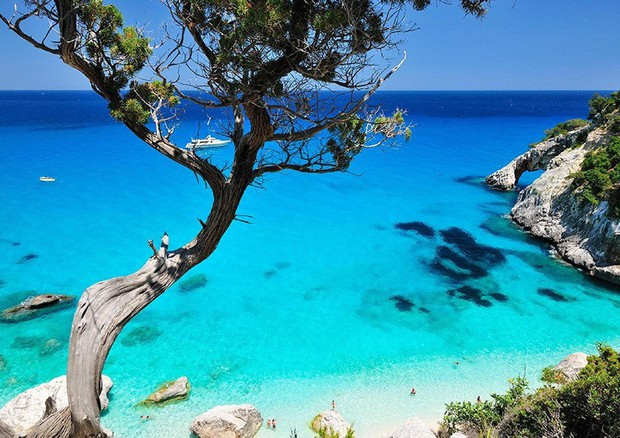
#> input picture M6_computer_vision/d5_edge detection, perspective, morphology/img/mare.jpg, 620 x 438 px
$ jupyter execute 'Morphological Transformations.ipynb'   (shell and % lines are left out)
#> lines starting #> are read from the running program, lines starting #| are printed output that depends on the picture; after the words box and inside, x2 and y2 are one past the last pixel; in counts of white or black regions, pixels touching at a corner belong together
# Computer Vision Morphological Transformations

[cell 1]
import cv2
import numpy as np
import matplotlib.pyplot as plt

## Dilation

[cell 2]
# Create a simple 3 by 3 kernel of ones with numpy
kernel = np.ones((3, 3), dtype="uint8")

[cell 3]
img = cv2.imread('img/mare.jpg')
#> img is the input picture: shape (438, 620, 3); mean B, G, R 175.6, 148.8, 55.9
img_copy = img.copy()
gray_img = cv2.cvtColor(img_copy, cv2.COLOR_BGR2GRAY)
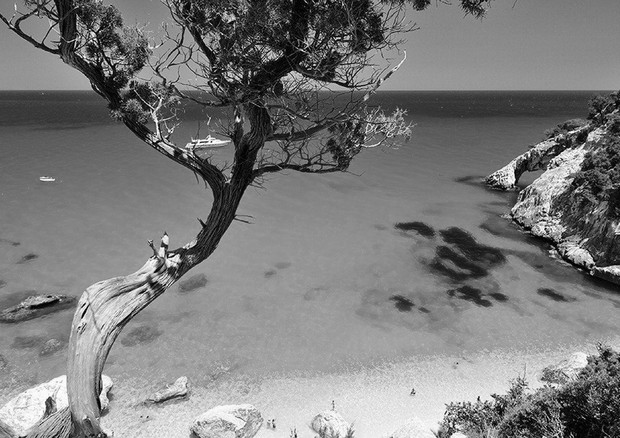
#> gray_img: shape (438, 620); min 0, max 255, mean 124.1
plt.figure(figsize=(10, 8))
plt.imshow(gray_img, cmap="gray");

[cell 4]
# Load an image, threshold it (binary_inverse) and apply dilation with openCV, try different number of iterations
ret, thresh = cv2.threshold(gray_img, 127, 255, cv2.THRESH_BINARY_INV)
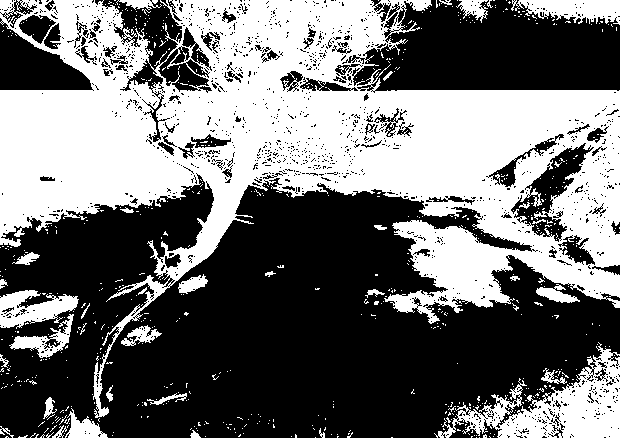
#> thresh: shape (438, 620); 44.3% white; 663 white regions (628 under 20 px), largest, box (x1, y1, x2, y2) and area: (0, 0, 620, 418) 103887, (434, 342, 620, 438) 6699, (511, 0, 620, 25) 1748
dilation_img = cv2.dilate(thresh, kernel, iterations = 1)
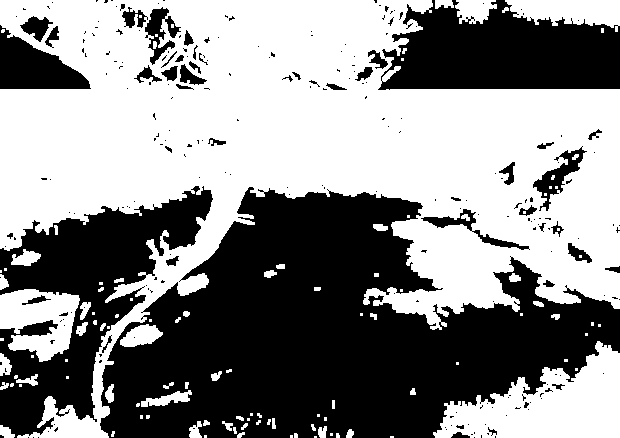
#> dilation_img: shape (438, 620); 54.5% white; 246 black regions (197 under 20 px), largest, box (x1, y1, x2, y2) and area: (100, 187, 620, 438) 76528, (0, 186, 213, 438) 20914, (378, 0, 620, 90) 16000
plt.figure(figsize=(10, 8))
plt.imshow(dilation_img, cmap="gray");

[cell 5]
# Try with bigger kernels (5,5) and (7,7) or bigger and check what is the difference
kernel5 = np.ones((5, 5), dtype="uint8")
dilation_img5 = cv2.dilate(thresh, kernel5, iterations = 1)
#> dilation_img5: shape (438, 620); 59.1% white; 91 black regions (61 under 20 px), largest, box (x1, y1, x2, y2) and area: (101, 191, 620, 438) 72060, (0, 191, 211, 435) 17951, (381, 0, 620, 89) 14823
plt.figure(figsize=(10, 8))
plt.imshow(dilation_img5, cmap="gray");

[cell 6]
kernel7 = np.ones((7, 7), dtype="uint8")
dilation_img7 = cv2.dilate(thresh, kernel7, iterations = 2)
#> dilation_img7: shape (438, 620); 69.6% white; 16 black regions (6 under 20 px), largest, box (x1, y1, x2, y2) and area: (106, 198, 620, 438) 57528, (395, 13, 620, 84) 11895, (12, 200, 206, 297) 7312
plt.figure(figsize=(10, 8))
plt.imshow(dilation_img7, cmap="gray");

[Hint](# "cv2.dilate")

[cell 7]
# Repeat the operation but this time create a special kernel with cv2.getStructuringElement, try different elements
# For example cv2.MORPH_RECT, cv2.MORPH_ELLIPSE and cv2.MORPH_CROSS, etc.
# Compare how the different kernels will affect the image
rect_kernel = cv2.getStructuringElement(cv2.MORPH_RECT, (3, 3))
rect_dilation = cv2.dilate(thresh, rect_kernel)
plt.figure(figsize=(10, 8))
plt.imshow(rect_dilation, cmap="gray");

[cell 8]
# cv2.MORPH_ELLIPSE
ellipse_kernel = cv2.getStructuringElement(cv2.MORPH_ELLIPSE, (5, 5))
ellipse_dilation = cv2.dilate(thresh, ellipse_kernel, iterations = 2)
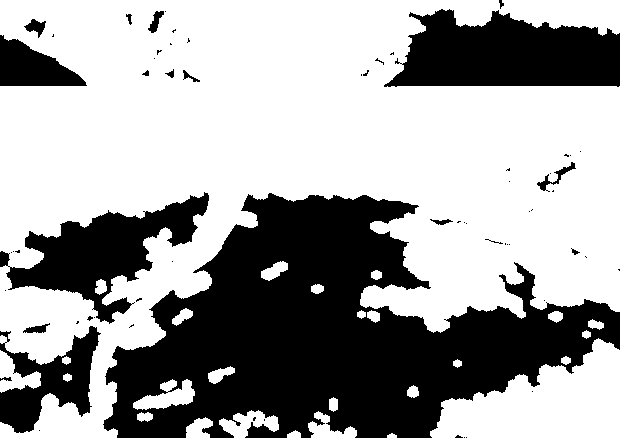
#> ellipse_dilation: shape (438, 620); 63.3% white; 64 black regions (46 under 20 px), largest, box (x1, y1, x2, y2) and area: (103, 193, 620, 438) 67212, (384, 9, 620, 87) 13546, (0, 192, 209, 324) 10188
plt.figure(figsize=(10, 8))
plt.imshow(ellipse_dilation, cmap="gray");

[cell 9]
# cv2.MORPH_CROSS
cross_kernel = cv2.getStructuringElement(cv2.MORPH_CROSS, (7, 7))
cross_dilation = cv2.dilate(thresh, cross_kernel, iterations = 3)
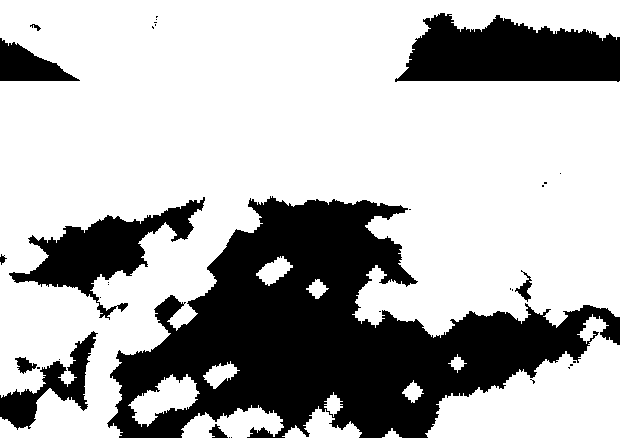
#> cross_dilation: shape (438, 620); 70% white; 33 black regions (23 under 20 px), largest, box (x1, y1, x2, y2) and area: (107, 196, 620, 438) 57438, (395, 13, 620, 82) 11262, (9, 197, 205, 320) 7351
plt.figure(figsize=(10, 8))
plt.imshow(cross_dilation, cmap="gray");

## Erosion

[cell 10]
# Using the same kernels, apply Erosion to the thresholded image, make sure to start with a clean image
#rect_kernel = cv2.getStructuringElement(cv2.MORPH_RECT, (3, 3))
rect_erosion = cv2.erode(thresh, rect_kernel)
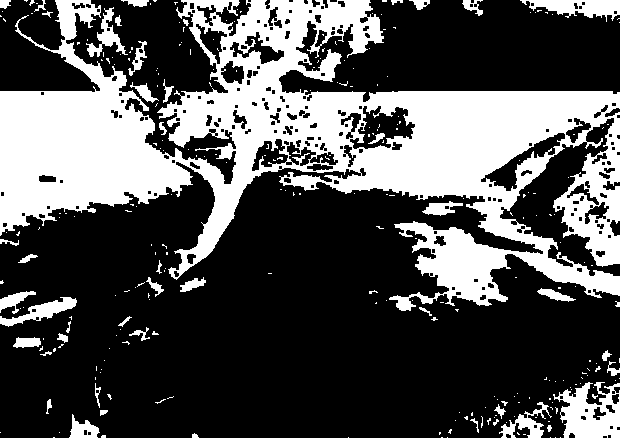
#> rect_erosion: shape (438, 620); 32.2% white; 278 white regions (231 under 20 px), largest, box (x1, y1, x2, y2) and area: (0, 0, 620, 311) 77112, (553, 382, 620, 438) 2327, (520, 0, 620, 22) 1175
plt.figure(figsize=(10, 8))
plt.imshow(rect_erosion, cmap="gray");

[cell 11]
# cv2.MORPH_ELLIPSE
ellipse_erosion = cv2.erode(thresh, ellipse_kernel)
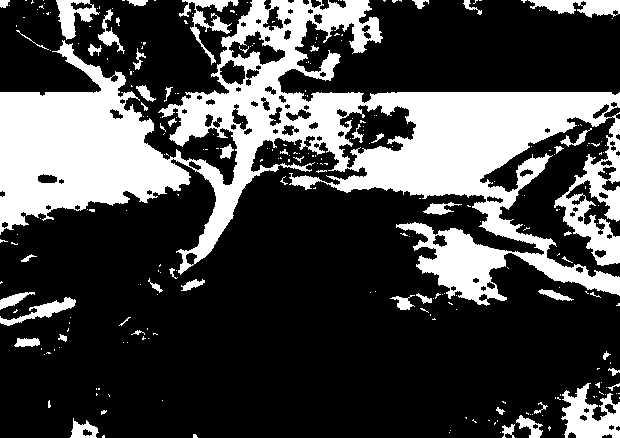
#> ellipse_erosion: shape (438, 620); 28% white; 269 white regions (219 under 20 px), largest, box (x1, y1, x2, y2) and area: (0, 0, 620, 306) 65984, (561, 383, 620, 438) 1883, (528, 0, 620, 18) 1010
plt.figure(figsize=(10, 8))
plt.imshow(ellipse_erosion, cmap="gray");

[cell 12]
# cv2.MORPH_CROSS
cross_erosion = cv2.erode(thresh, cross_kernel)
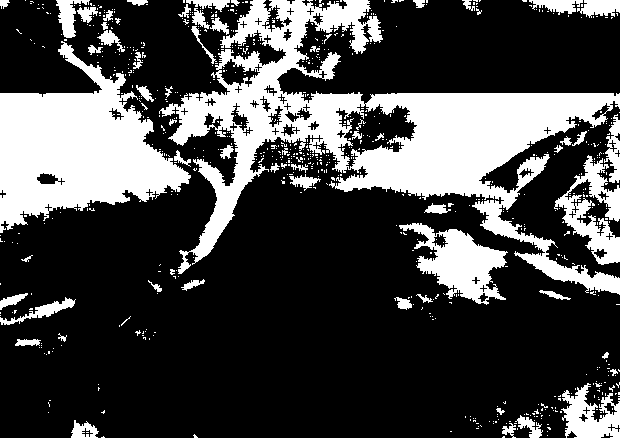
#> cross_erosion: shape (438, 620); 27.4% white; 704 white regions (643 under 20 px), largest, box (x1, y1, x2, y2) and area: (159, 0, 620, 295) 37815, (0, 41, 191, 233) 18665, (399, 223, 508, 305) 4030
plt.figure(figsize=(10, 8))
plt.imshow(cross_erosion, cmap="gray");

[Hint](# "cv2.erode")

## Morphological Transformations: Opening / Closing

[cell 13]
# Apply opening to the thresholded image, experiment with different iterations
open_img = cv2.morphologyEx(thresh, cv2.MORPH_OPEN, rect_kernel, iterations= 2)
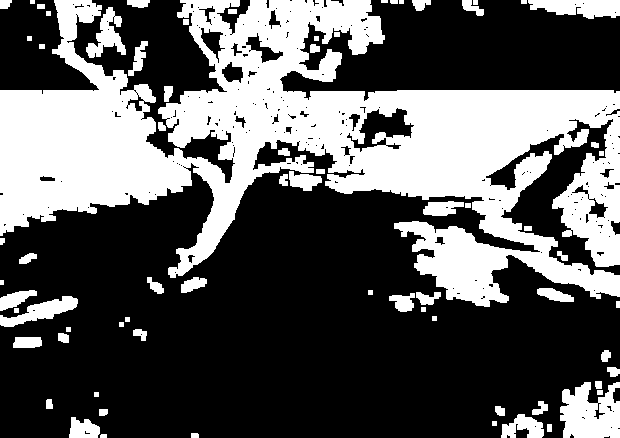
#> open_img: shape (438, 620); 35.8% white; 72 white regions, largest, box (x1, y1, x2, y2) and area: (0, 0, 620, 307) 84163, (560, 382, 620, 438) 2548, (528, 0, 620, 19) 1280
plt.figure(figsize=(10, 8))
plt.imshow(open_img, cmap="gray");

[Hint](# "cv2.morphologyEx with cv2.MORPH_OPEN ")

[cell 14]
# Apply closing to the thresholded image, experiment with different iterations
close_img = cv2.morphologyEx(thresh, cv2.MORPH_CLOSE, ellipse_kernel, iterations= 1)
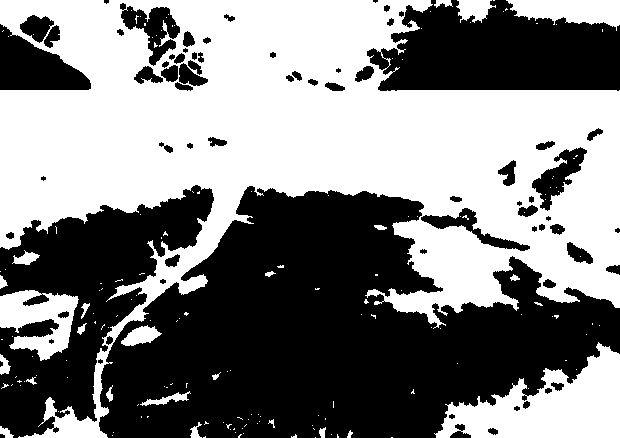
#> close_img: shape (438, 620); 50.7% white; 72 black regions (12 under 20 px), largest, box (x1, y1, x2, y2) and area: (99, 186, 620, 438) 80256, (0, 185, 214, 438) 23527, (367, 0, 620, 91) 17263
plt.figure(figsize=(10, 8))
plt.imshow(close_img, cmap="gray");

$ run again, with M6_computer_vision/d5_edge detection, perspective, morphology/img/notes.png saved as M6_computer_vision/d5_edge detection, perspective, morphology/img/mare.jpg
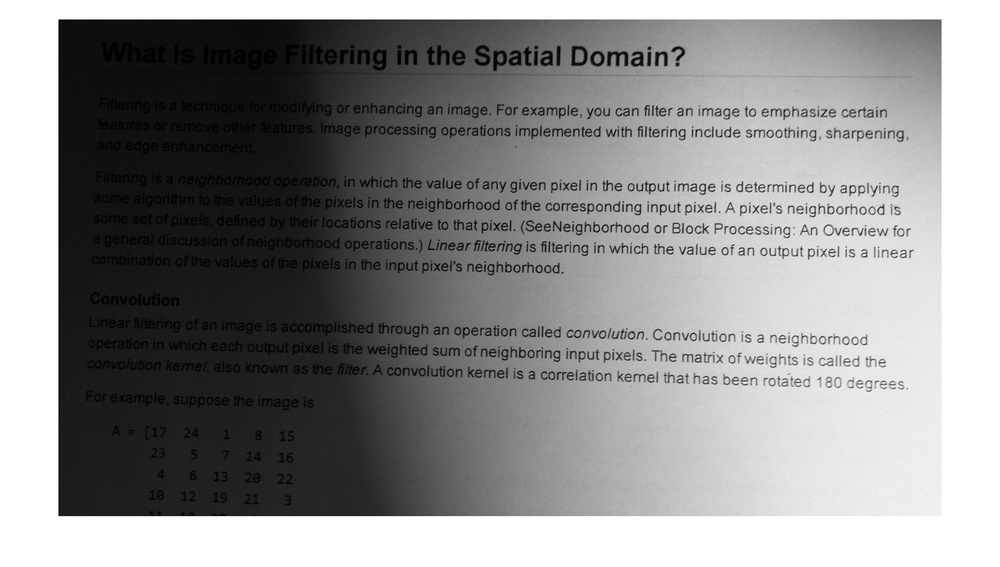
#> input picture M6_computer_vision/d5_edge detection, perspective, morphology/img/notes.png, 1000 x 567 px, shrunk from 1848 x 1048 before the run
#> img is the input picture: shape (567, 1000, 3); min 0, max 255, mean 143
#> `ret, thresh = cv2.threshold(gray_img, 127, 255, cv2.THRESH_BINARY_INV)`:
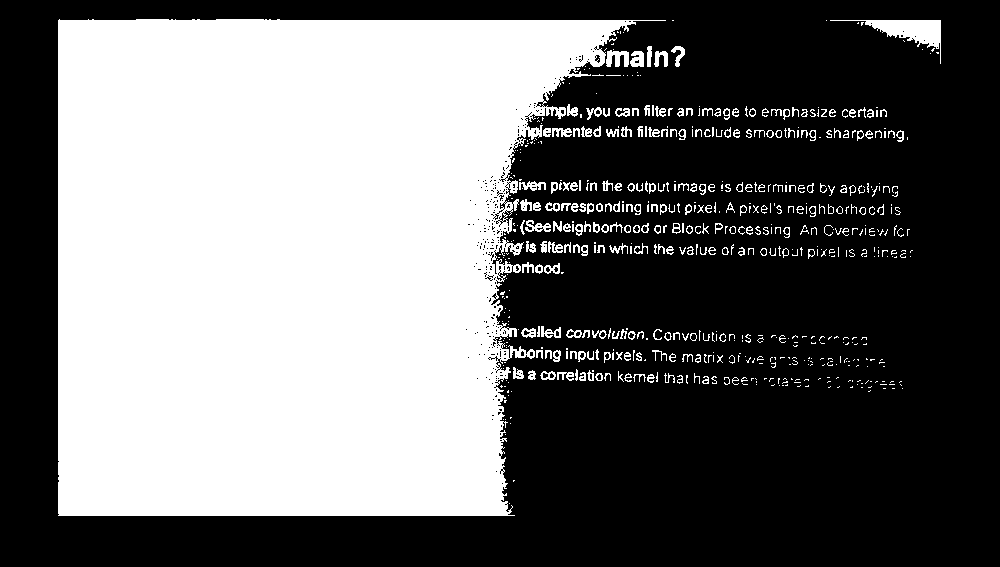
#> thresh: shape (567, 1000); 42.9% white; 619 white regions (382 under 20 px), largest, box (x1, y1, x2, y2) and area: (58, 19, 666, 516) 229877, (830, 20, 941, 64) 1380, (606, 50, 629, 67) 267
#> dilation_img: shape (567, 1000); 47.1% white; 169 white regions (37 under 20 px), largest, box (x1, y1, x2, y2) and area: (57, 18, 667, 517) 240209, (829, 19, 942, 65) 1859, (544, 200, 642, 216) 1000
#> dilation_img5: shape (567, 1000); 49.9% white; 73 white regions, largest, box (x1, y1, x2, y2) and area: (56, 17, 687, 518) 248752, (824, 18, 943, 66) 2255, (786, 201, 886, 219) 1267
#> dilation_img7: shape (567, 1000); 57.5% white; 40 black regions (25 under 20 px), largest, box (x1, y1, x2, y2) and area: (0, 0, 1000, 567) 240525, (701, 369, 765, 372) 95, (747, 344, 787, 351) 83
#> ellipse_dilation: shape (567, 1000); 52.9% white; 16 black regions (10 under 20 px), largest, box (x1, y1, x2, y2) and area: (0, 0, 1000, 567) 265511, (519, 193, 648, 202) 612, (510, 361, 576, 369) 299, (517, 213, 585, 221) 227, (547, 119, 583, 125) 131, (510, 235, 523, 240) 22
#> cross_dilation: shape (567, 1000); 58.8% white; 137 black regions (130 under 20 px), largest, box (x1, y1, x2, y2) and area: (0, 0, 1000, 567) 232384, (559, 82, 596, 104) 360, (763, 344, 780, 353) 62
#> rect_erosion: shape (567, 1000); 39.7% white; 135 white regions (123 under 20 px), largest, box (x1, y1, x2, y2) and area: (59, 20, 630, 515) 223229, (866, 21, 940, 46) 1019, (607, 52, 628, 66) 138
#> ellipse_erosion: shape (567, 1000); 39.1% white; 54 white regions (51 under 20 px), largest, box (x1, y1, x2, y2) and area: (60, 21, 625, 514) 220479, (874, 22, 939, 46) 839, (498, 184, 503, 189) 20
#> cross_erosion: shape (567, 1000); 38.8% white; 148 white regions (144 under 20 px), largest, box (x1, y1, x2, y2) and area: (61, 22, 621, 513) 218990, (873, 23, 938, 43) 746, (489, 326, 496, 332) 23, (496, 183, 503, 190) 21
#> open_img: shape (567, 1000); 40.1% white; 17 white regions, largest, box (x1, y1, x2, y2) and area: (58, 19, 625, 516) 225637, (872, 20, 941, 47) 1195, (606, 51, 612, 64) 70
#> `close_img = cv2.morphologyEx(thresh, cv2.MORPH_CLOSE, ellipse_kernel, ..`:
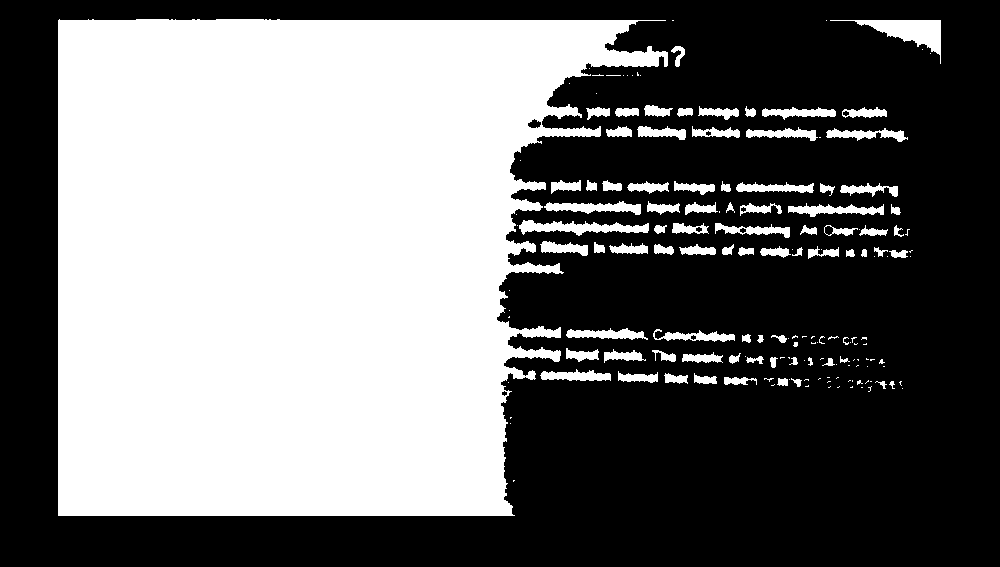
#> close_img: shape (567, 1000); 45% white; 164 white regions (83 under 20 px), largest, box (x1, y1, x2, y2) and area: (58, 19, 668, 516) 235771, (830, 20, 941, 64) 1541, (519, 220, 649, 236) 1086
